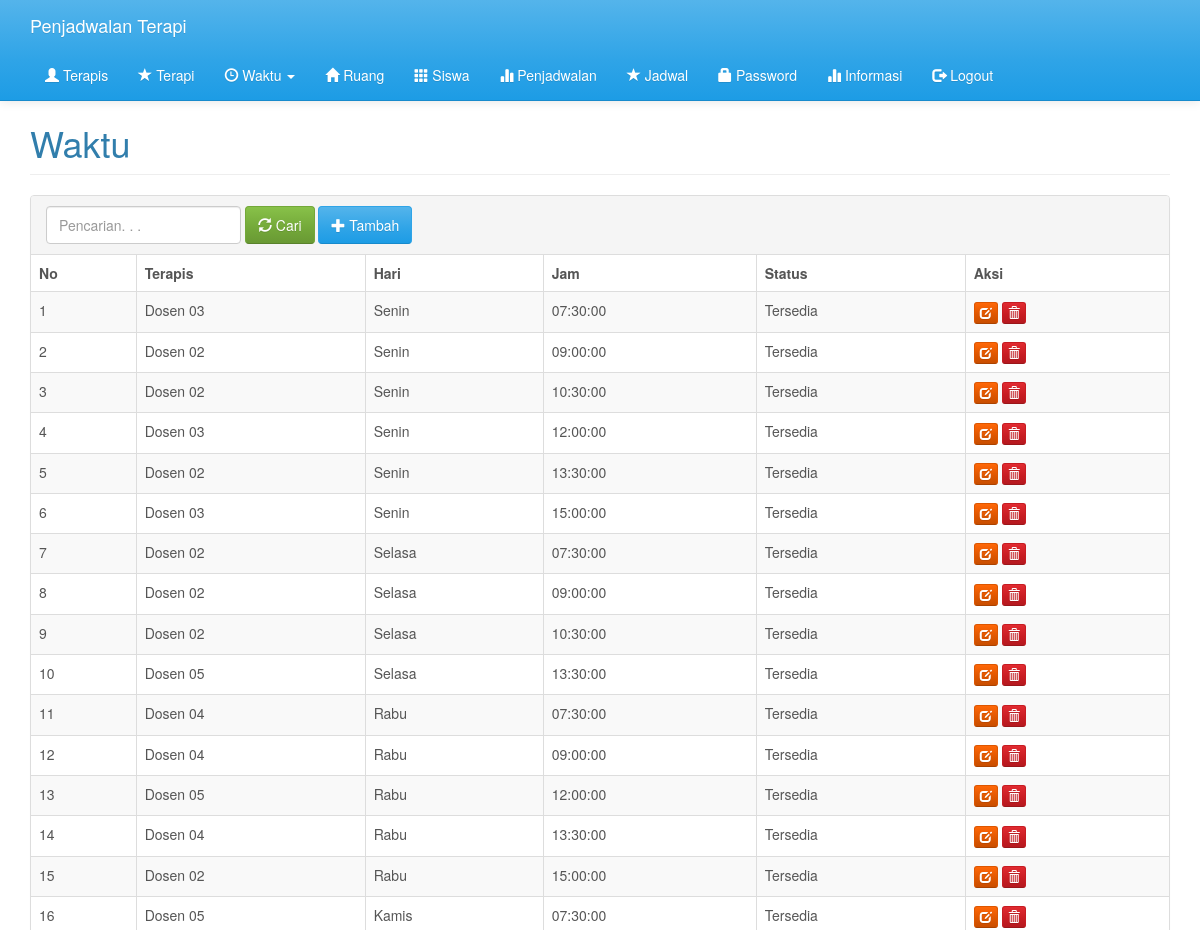
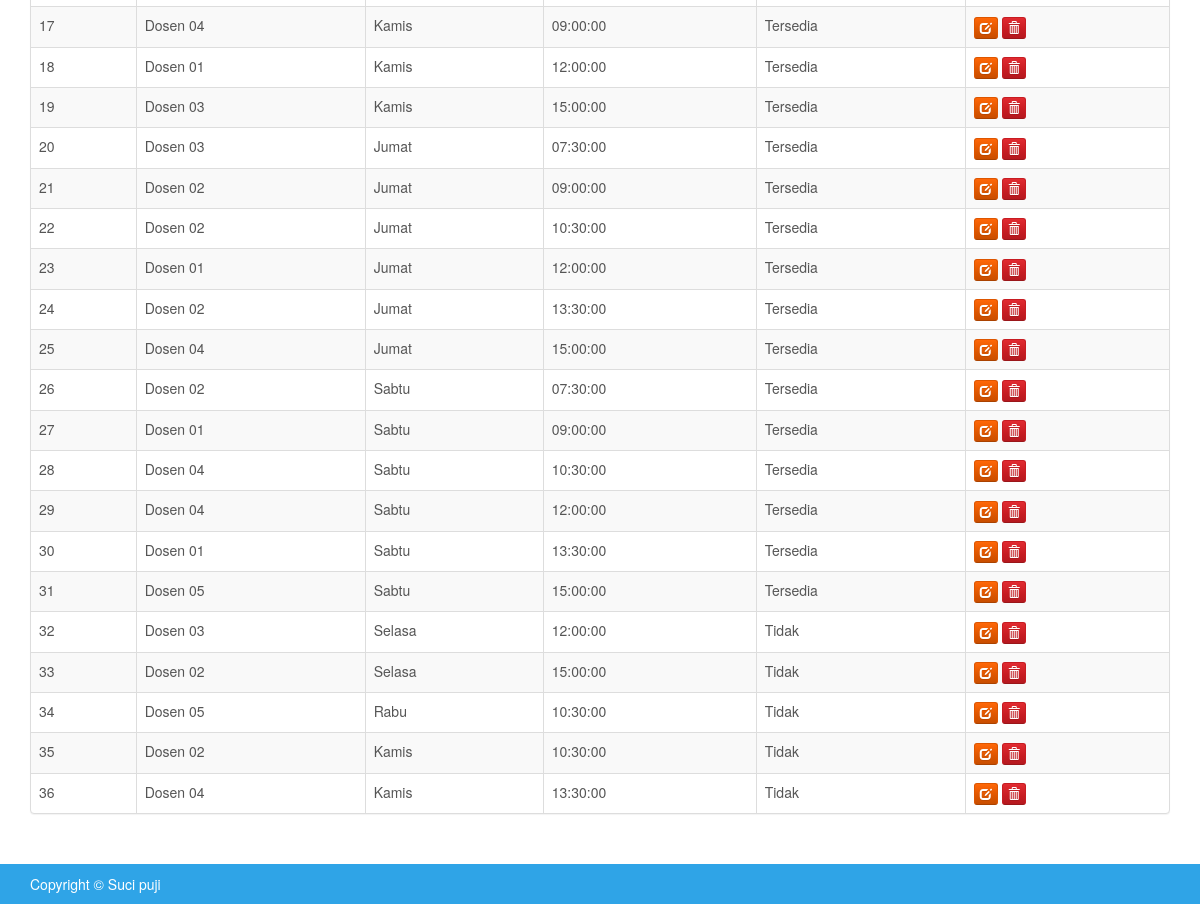
Page /index.php?m=waktu (signed in) on the committed database (2 pictures, top to bottom).
### tables this page shows
CREATE TABLE `tb_waktu` (
  `kode_waktu` int(11) NOT NULL AUTO_INCREMENT,
  `kode_hari` varchar(16) DEFAULT NULL,
  `kode_jam` varchar(16) DEFAULT NULL,
  `status_waktu` varchar(16) DEFAULT NULL,
  `kode_terapis` varchar(16) DEFAULT NULL,
  PRIMARY KEY (`kode_waktu`)
);

CREATE TABLE `tb_terapis` (
  `kode_terapis` varchar(16) NOT NULL,
  `nama_terapis` varchar(255) DEFAULT NULL,
  `alamat` varchar(255) DEFAULT NULL,
  `telpon` varchar(16) DEFAULT NULL,
  PRIMARY KEY (`kode_terapis`)
);

CREATE TABLE `tb_hari` (
  `kode_hari` varchar(256) NOT NULL,
  `nama_hari` varchar(256) NOT NULL DEFAULT '',
  PRIMARY KEY (`kode_hari`)
);

CREATE TABLE `tb_jam` (
  `kode_jam` varchar(16) NOT NULL,
  `nama_jam` time DEFAULT NULL,
  PRIMARY KEY (`kode_jam`)
);

### config.php (called while the page is built)
<?php
$config["server"]='localhost';
$config["username"]='root';
$config["password"]='';
$config["database_name"]='ag_terapi';

### functions.php (called while the page is built, shortened)
<?php
include 'config.php';
include'includes/db.php';
$db = new DB($config['server'], $config['username'], $config['password'], $config['database_name']);
include'includes/general.php';

### includes/general.php (called while the page is built, shortened)
<?php
function esc_field($str){
    if (!get_magic_quotes_gpc())
        return addslashes($str);
    else
        return $str;
}

### includes/db.php (called while the page is built, shortened)
<?php
class DB{
    var $conn = null;
    public function __construct($host, $username, $passwd, $dbname){
        $this->conn = mysqli_connect($host, $username, $passwd, $dbname);
    }
    public function query($sql){
        $query = mysqli_query($this->conn, $sql) or die('<pre>Error mysqli_query: ' . mysqli_error($this->conn) . '<br />' . $sql . '</pre>');
        return $query;
    }
    public function get_results($sql){
        $query = $this->query($sql);
        $arr = array();
        while($row = mysqli_fetch_object($query)){
            $arr[] = $row;
        }
        return $arr;
    }
}

### waktu.php (the view, shortened to what this page needs)
<div class="page-header">
    <h1>Waktu</h1>
</div>
<div class="panel panel-default">
    <div class="panel-heading">
        <form class="form-inline">
            <div class="form-group">
                <input class="form-control" type="text" placeholder="Pencarian. . ." name="q" value="<?=$_GET['q']?>" />
            </div>
            <div class="form-group">
                <button class="btn btn-success"><span class="glyphicon glyphicon-refresh"></span> Cari</a>
            </div>
            <div class="form-group">
                <a class="btn btn-primary" href="?m=waktu_tambah"><span class="glyphicon glyphicon-plus"></span> Tambah</a>
            </div>
        </form>
    </div>
    <div class="table-responsive">
        <table class="table table-bordered table-hover table-striped">
        <thead>
            <tr class="nw">
                <th>No</th>
                <th>Terapis</th>
                <th>Hari</th>
                <th>Jam</th>
                <th>Status</th>
                <th>Aksi</th>
            </tr>
        </thead>
        <?php
        $q = esc_field($_GET['q']);
        $rows = $db->get_results("SELECT w.kode_waktu, w.kode_hari, w.kode_jam, h.nama_hari, j.nama_jam, t.nama_terapis, w.status_waktu
            FROM tb_waktu w
                INNER JOIN tb_hari h ON h.kode_hari=w.kode_hari
                INNER JOIN tb_jam j ON j.kode_jam=w.kode_jam
                INNER JOIN tb_terapis t on t.kode_terapis=w.kode_terapis
            WHERE h.nama_hari LIKE '%$q%'
            ORDER BY status_waktu, w.kode_hari, j.kode_jam");
        $no=0;
        foreach($rows as $row):?>
        <tr>
            <td><?=++$no ?></td>
            <td><?=$row->nama_terapis?></td>
            <td><?=$row->nama_hari?></td>
            <td><?=$row->nama_jam?></td>
            <td><?=$row->status_waktu?></td>
            <td class="nw">
                <a class="btn btn-xs btn-warning" href="?m=waktu_ubah&ID=<?=$row->kode_waktu?>"><span class="glyphicon glyphicon-edit"></span></a>
                <a class="btn btn-xs btn-danger" href="aksi.php?act=waktu_hapus&ID=<?=$row->kode_waktu?>" onclick="return confirm('Hapus data?')"><span class="glyphicon glyphicon-trash"></span></a>
            </td>
        </tr>
        <?php endforeach;
        ?>
        </table>
    </div>
</div>

### assets/css/general.css (style rules this page uses)
html { position: relative; min-height: 100%; }
body { margin-bottom: 70px; }
.page-header { margin-top: 0; padding-bottom: 0; }
.page-header h1 { margin-top: 0; }
.nw { white-space: nowrap; }

### rows in the picture
tb_waktu: kode_terapis.nama_terapis "Dosen 03", kode_hari.nama_hari "Senin", kode_jam.nama_jam "07:30:00", status_waktu "Tersedia"
tb_waktu: kode_terapis.nama_terapis "Dosen 02", kode_hari.nama_hari "Senin", kode_jam.nama_jam "09:00:00", status_waktu "Tersedia"
tb_waktu: kode_terapis.nama_terapis "Dosen 02", kode_hari.nama_hari "Senin", kode_jam.nama_jam "10:30:00", status_waktu "Tersedia"
tb_waktu: kode_terapis.nama_terapis "Dosen 03", kode_hari.nama_hari "Senin", kode_jam.nama_jam "12:00:00", status_waktu "Tersedia"
tb_waktu: kode_terapis.nama_terapis "Dosen 02", kode_hari.nama_hari "Senin", kode_jam.nama_jam "13:30:00", status_waktu "Tersedia"
tb_waktu: kode_terapis.nama_terapis "Dosen 03", kode_hari.nama_hari "Senin", kode_jam.nama_jam "15:00:00", status_waktu "Tersedia"
tb_waktu: kode_terapis.nama_terapis "Dosen 02", kode_hari.nama_hari "Selasa", kode_jam.nama_jam "07:30:00", status_waktu "Tersedia"
tb_waktu: kode_terapis.nama_terapis "Dosen 02", kode_hari.nama_hari "Selasa", kode_jam.nama_jam "09:00:00", status_waktu "Tersedia"
tb_waktu: kode_terapis.nama_terapis "Dosen 02", kode_hari.nama_hari "Selasa", kode_jam.nama_jam "10:30:00", status_waktu "Tersedia"
tb_waktu: kode_terapis.nama_terapis "Dosen 05", kode_hari.nama_hari "Selasa", kode_jam.nama_jam "13:30:00", status_waktu "Tersedia"
tb_waktu: kode_terapis.nama_terapis "Dosen 04", kode_hari.nama_hari "Rabu", kode_jam.nama_jam "07:30:00", status_waktu "Tersedia"
tb_waktu: kode_terapis.nama_terapis "Dosen 04", kode_hari.nama_hari "Rabu", kode_jam.nama_jam "09:00:00", status_waktu "Tersedia"
tb_waktu: kode_terapis.nama_terapis "Dosen 05", kode_hari.nama_hari "Rabu", kode_jam.nama_jam "12:00:00", status_waktu "Tersedia"
tb_waktu: kode_terapis.nama_terapis "Dosen 04", kode_hari.nama_hari "Rabu", kode_jam.nama_jam "13:30:00", status_waktu "Tersedia"
tb_waktu: kode_terapis.nama_terapis "Dosen 02", kode_hari.nama_hari "Rabu", kode_jam.nama_jam "15:00:00", status_waktu "Tersedia"
tb_waktu: kode_terapis.nama_terapis "Dosen 05", kode_hari.nama_hari "Kamis", kode_jam.nama_jam "07:30:00", status_waktu "Tersedia"
tb_waktu: kode_terapis.nama_terapis "Dosen 04", kode_hari.nama_hari "Kamis", kode_jam.nama_jam "09:00:00", status_waktu "Tersedia"
tb_waktu: kode_terapis.nama_terapis "Dosen 01", kode_hari.nama_hari "Kamis", kode_jam.nama_jam "12:00:00", status_waktu "Tersedia"
tb_waktu: kode_terapis.nama_terapis "Dosen 03", kode_hari.nama_hari "Kamis", kode_jam.nama_jam "15:00:00", status_waktu "Tersedia"
tb_waktu: kode_terapis.nama_terapis "Dosen 03", kode_hari.nama_hari "Jumat", kode_jam.nama_jam "07:30:00", status_waktu "Tersedia"
tb_waktu: kode_terapis.nama_terapis "Dosen 02", kode_hari.nama_hari "Jumat", kode_jam.nama_jam "09:00:00", status_waktu "Tersedia"
tb_waktu: kode_terapis.nama_terapis "Dosen 02", kode_hari.nama_hari "Jumat", kode_jam.nama_jam "10:30:00", status_waktu "Tersedia"
tb_waktu: kode_terapis.nama_terapis "Dosen 01", kode_hari.nama_hari "Jumat", kode_jam.nama_jam "12:00:00", status_waktu "Tersedia"
tb_waktu: kode_terapis.nama_terapis "Dosen 02", kode_hari.nama_hari "Jumat", kode_jam.nama_jam "13:30:00", status_waktu "Tersedia"
tb_waktu: kode_terapis.nama_terapis "Dosen 04", kode_hari.nama_hari "Jumat", kode_jam.nama_jam "15:00:00", status_waktu "Tersedia"
tb_waktu: kode_terapis.nama_terapis "Dosen 02", kode_hari.nama_hari "Sabtu", kode_jam.nama_jam "07:30:00", status_waktu "Tersedia"
tb_waktu: kode_terapis.nama_terapis "Dosen 01", kode_hari.nama_hari "Sabtu", kode_jam.nama_jam "09:00:00", status_waktu "Tersedia"
tb_waktu: kode_terapis.nama_terapis "Dosen 04", kode_hari.nama_hari "Sabtu", kode_jam.nama_jam "10:30:00", status_waktu "Tersedia"
tb_waktu: kode_terapis.nama_terapis "Dosen 04", kode_hari.nama_hari "Sabtu", kode_jam.nama_jam "12:00:00", status_waktu "Tersedia"
tb_waktu: kode_terapis.nama_terapis "Dosen 01", kode_hari.nama_hari "Sabtu", kode_jam.nama_jam "13:30:00", status_waktu "Tersedia"
tb_waktu: kode_terapis.nama_terapis "Dosen 05", kode_hari.nama_hari "Sabtu", kode_jam.nama_jam "15:00:00", status_waktu "Tersedia"
tb_waktu: kode_terapis.nama_terapis "Dosen 03", kode_hari.nama_hari "Selasa", kode_jam.nama_jam "12:00:00", status_waktu "Tidak"
tb_waktu: kode_terapis.nama_terapis "Dosen 02", kode_hari.nama_hari "Selasa", kode_jam.nama_jam "15:00:00", status_waktu "Tidak"
tb_waktu: kode_terapis.nama_terapis "Dosen 05", kode_hari.nama_hari "Rabu", kode_jam.nama_jam "10:30:00", status_waktu "Tidak"
tb_waktu: kode_terapis.nama_terapis "Dosen 02", kode_hari.nama_hari "Kamis", kode_jam.nama_jam "10:30:00", status_waktu "Tidak"
tb_waktu: kode_terapis.nama_terapis "Dosen 04", kode_hari.nama_hari "Kamis", kode_jam.nama_jam "13:30:00", status_waktu "Tidak"
